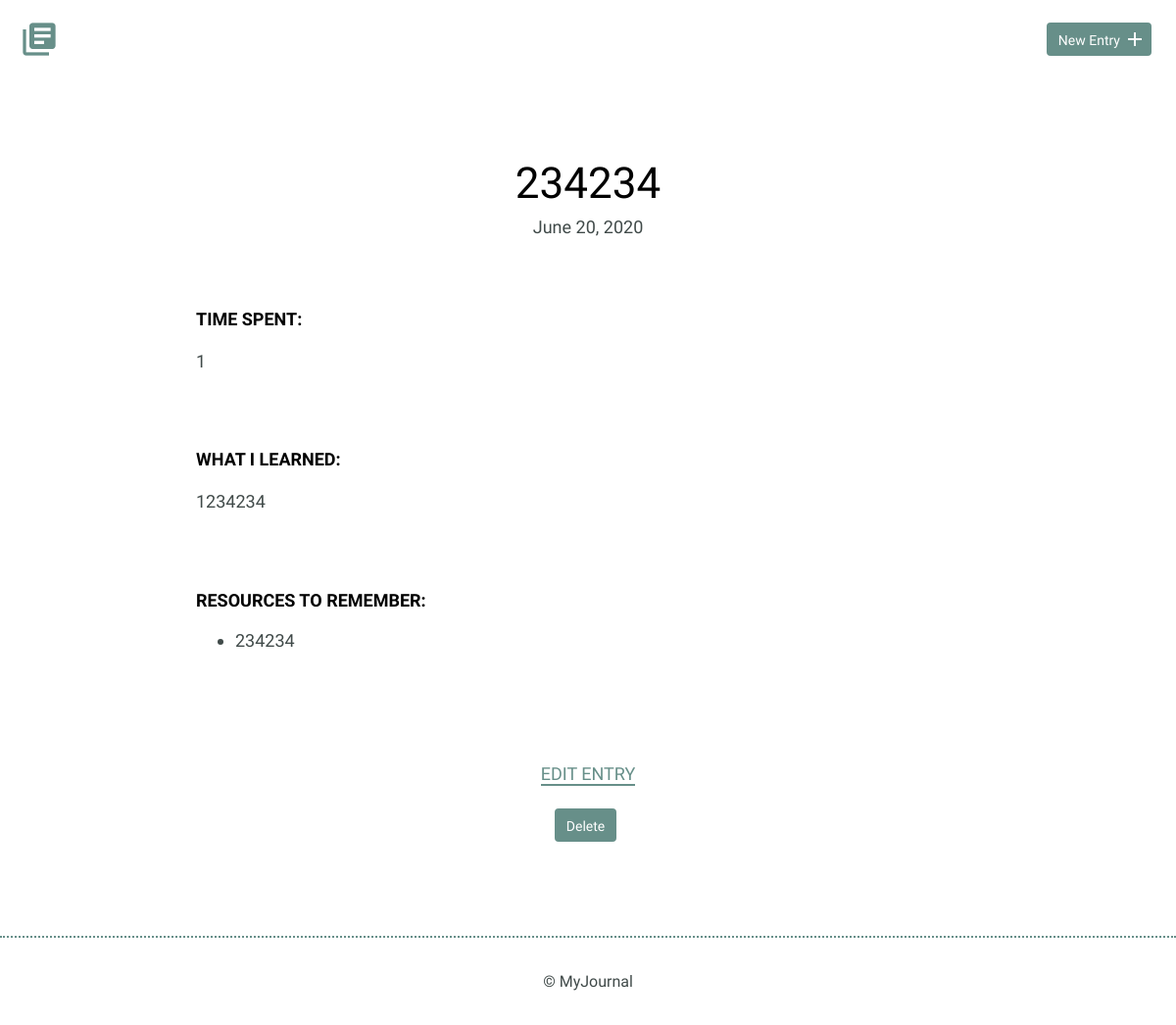
/detail.php?id=8, run on an earlier commit of the app's database.
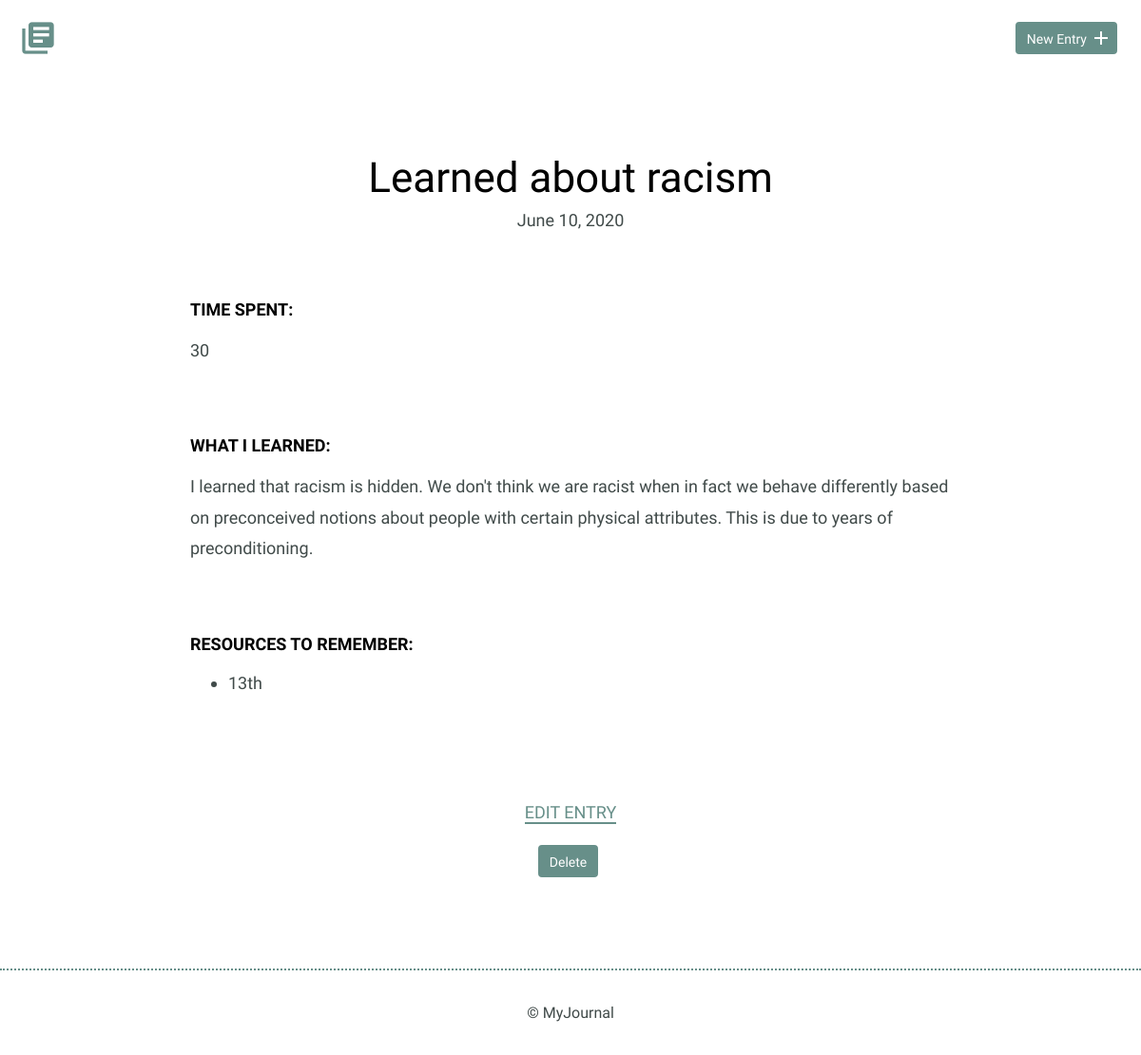
And on a later commit of the database.
### tables this page shows
CREATE TABLE "entries" (
	`id`	INTEGER,
	`title`	TEXT,
	`date`	TEXT,
	`time_spent`	INTEGER,
	`learned`	BLOB,
	`resources`	BLOB,
	PRIMARY KEY(`id`)
);

### inc/functions.php (called while the page is built, shortened)
<?php
function getEntryDetails($id) {
    include 'connection.php';
    try {
        $sql = "SELECT title, date, time_spent, learned, resources FROM entries WHERE id = ?";
        $results = $db->prepare($sql);
        $results->bindValue(1, $id, PDO::PARAM_INT);
        $results->execute();
    } catch (Exception $e) {
        echo 'error: ' . $e->getMessage();
    }
    return $results->fetch(PDO::FETCH_ASSOC);
}
function convertDate($date) {
    $timestamp = strtotime($date);
    $formatted_time = date('F j, Y', $timestamp);
    return $formatted_time;
}

### detail.php (the view, shortened to what this page needs)
<?php
include 'inc/functions.php';
if (isset($_GET['id'])) {
    $id = filter_input(INPUT_GET, 'id', FILTER_SANITIZE_NUMBER_INT);
    if(getEntryDetails($id)) {
        $entry_details = getEntryDetails($id);
    } else {
        $error_msg = 'Unable to get details for that item. Check your item id to make sure its valid.';
    }
}
?>
<html>
    <head>
        <link rel="stylesheet" href="css/normalize.css">
        <link rel="stylesheet" href="css/site.css">
    </head>
    <body>
    <?php include 'header.php'?>
        <section>
            <div class="container">
                <div class="entry-list single">
                    <article>
                        <h1><?php
                            if(isset($error_msg)) {
                                echo $error_msg;
                                die();
                            } else {
                              echo $entry_details['title'];
                            }
                            ?></h1>
                        <time datetime="2016-01-31"><?= convertDate($entry_details['date']); ?></time>
                        <div class="entry">
                            <h3>Time Spent: </h3>
                            <p><?= $entry_details['time_spent']?></p>
                        </div>
                        <div class="entry">
                            <h3>What I Learned:</h3>
                            <p><?= $entry_details['learned']?></p>
                        </div>
                        <div class="entry">
                            <h3>Resources to Remember:</h3>
                            <ul>
                                <li><?= $entry_details['resources']?></li>
                            </ul>
                        </div>
                    </article>
                </div>
            </div>
            <div class="edit">
                <p><a href="edit.php?id=<?= $id ?>">Edit Entry</a></p>
                <form method="post" action="detail.php">
                    <input type="submit" value="Delete" class="delete" name="delete"/>
                </form>
            </div>
        </section>
        <?php include 'footer.php'; ?>
    </body>
</html>

### header.php
<header>
    <link rel="stylesheet" href="https://cdnjs.cloudflare.com/ajax/libs/animate.css/4.0.0/animate.min.css"/>
    <div class="container">
        <div class="site-header">
            <a class="logo" href="index.php"><i class="material-icons">library_books</i></a>
            <a class="button icon-right" href="new.php"><span>New Entry</span> <i class="material-icons">add</i></a>
        </div>
    </div>
</header>

### footer.php
<footer>
    <div>
        &copy; MyJournal
    </div>
</footer>

### css/site.css (style rules this page uses)
body { font-size: 16px; color: #404a49; font-family: 'Cousine', serif; font-weight: 400; }
.container { margin: 0 auto; padding: 0 25px; }
header .site-header { margin: 0 auto; height: 95px; }
header .logo i { color: #678f89; margin: 20px 0 0 -5px; float: left; font-size: 40px; }
header .button { float: right; margin: 33px 0 0 0; }
footer { text-align: center; padding: 35px 0; border-top: 2px dotted #678f89; }
.button { padding: 8px 10px 6px 10px; background: #678f89; border: 2px solid #678f89; border-radius: 4px; text-decoration: none; color: #FFF; position: relative; text-align: center; font-size: 14px; }
.button.icon-right { padding-right: 30px; top: -10px; }
.button.icon-right i { position: absolute; top: 3px; right: 3px; }
h1, h2, h3 { margin: 0; font-weight: 400; line-height: 1em; color: #000; }
h1 { font-size: 44px; margin-bottom: 12px; }
h3 { font-size: 18px; font-family: 'Work Sans', serif; font-weight: 600; text-transform: uppercase; }
p { line-height: 1.8em; font-size: 18px; }
p a { border-bottom: 2px solid #678f89; padding: 0; color: #678f89; text-decoration: none; }
ul li { line-height: 1.8em; font-size: 18px; }
input.delete { padding: 8px 10px 6px 10px; background: #678f89; border: 2px solid #678f89; border-radius: 4px; text-decoration: none; color: #FFF; position: relative; text-align: center; font-size: 14px; }
.entry-list, .edit-entry, .new-entry { max-width: 800px; margin: 0 auto; padding: 70px 0 150px 0; }
.entry-list article { margin-bottom: 70px; text-align: center; }
.entry-list article:last-child { margin-bottom: 0; }
.entry-list.single { padding-bottom: 70px; }
.entry-list.single time { font-size: 18px; }
.entry { max-width: 800px; margin: 75px auto 0 auto; text-align: left; }
.entry p { margin-bottom: 40px; }
.edit { padding-bottom: 80px; text-align: center; margin: 0 auto; }
.edit a { font-weight: 400; text-transform: uppercase; font-size: 18px; }
input[type=submit] { margin-right: 5px; }

What changed in the data, as far as the page shows it:
changed entries: title "234234" → "Learned about racism"; date "June 20, 2020" → "June 10, 2020"; time_spent "1" → "30"; learned "1234234" → "I learned that racism is hidden. We don't think we are racist when in fact we behave differently based on preconceived notions about people with certain physical attributes. This is due to years of preconditioning."; resources "234234" → "13th"
